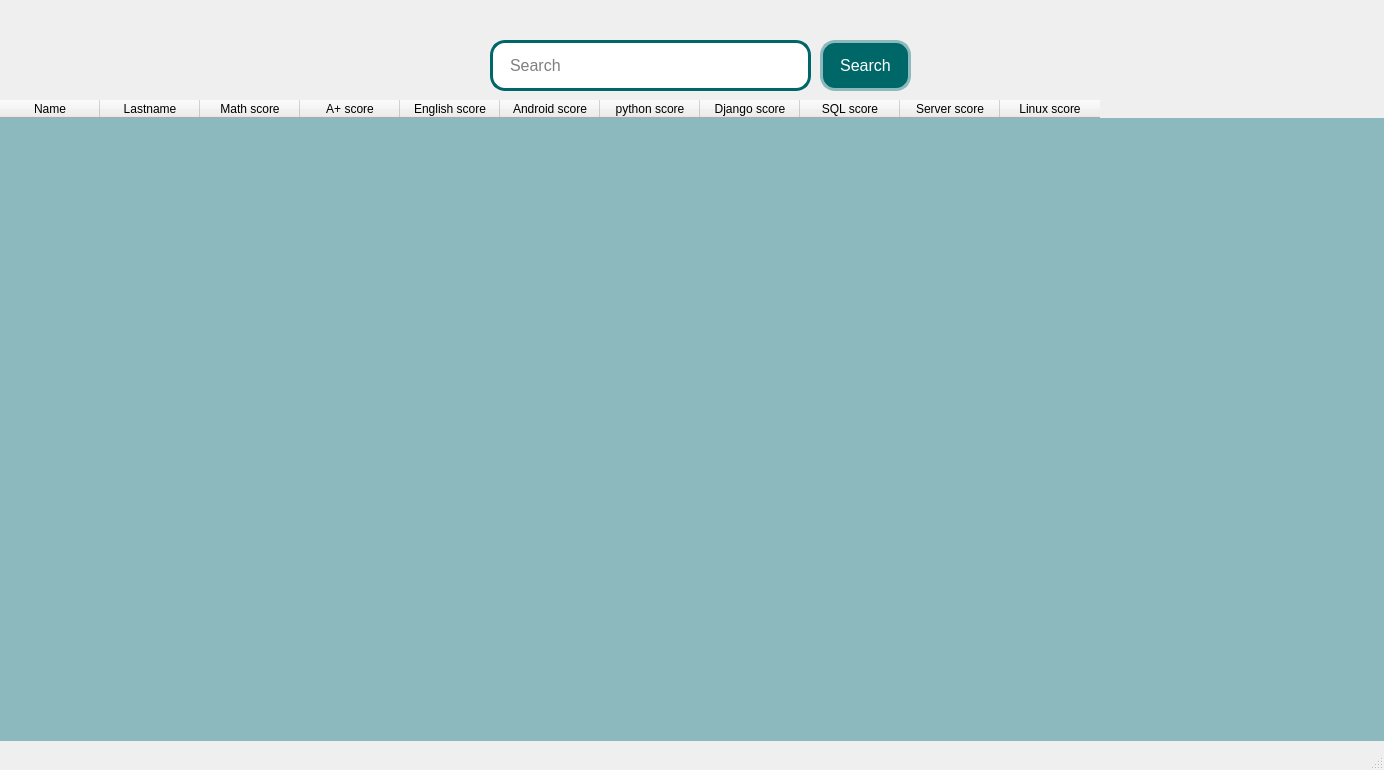
<?xml version="1.0" encoding="UTF-8"?>
<ui version="4.0">
 <class>MainWindow</class>
 <widget class="QMainWindow" name="MainWindow">
  <property name="geometry">
   <rect>
    <x>0</x>
    <y>0</y>
    <width>1384</width>
    <height>770</height>
   </rect>
  </property>
  <property name="windowTitle">
   <string>MainWindow</string>
  </property>
  <property name="styleSheet">
   <string notr="true">QPushButton {
                background-color: #006769;
                color: white;
                font-size: 16px;
                border: 3px solid #8CB9BD;
                border-radius: 15px;
                padding: 5px 15px;        }
QPushButton:hover {
                background-color: #8CB9BD;
                border: 3px solid #006769;
        }

QPushButton:hover {
    background-color: #8CB9BD;
    border: 3px solid #006769;
    color: black;
}

QLineEdit {
    border-radius: 15px;
    border: 3px solid #8CB9BD;
    background-color: #fff ; 
    height: 20px;
    color: white;
     font-size: 18px;
}
QLineEdit {
          background-color: white;
          color: black;
          font-size: 16px;
         border: 3px solid #006769;
         border-radius: 15px;
         padding: 5px 15px;
         margin-right: 10px;
        }

QTableWidget{
 background-color: #8CB9BD;
 border:none;
}
</string>
  </property>
  <widget class="QWidget" name="centralwidget">
   <widget class="QTableWidget" name="tableWidget">
    <property name="geometry">
     <rect>
      <x>0</x>
      <y>100</y>
      <width>1391</width>
      <height>641</height>
     </rect>
    </property>
    <property name="styleSheet">
     <string notr="true"/>
    </property>
    <column>
     <property name="text">
      <string>Name</string>
     </property>
    </column>
    <column>
     <property name="text">
      <string>Lastname</string>
     </property>
    </column>
    <column>
     <property name="text">
      <string>Math score</string>
     </property>
    </column>
    <column>
     <property name="text">
      <string>A+ score</string>
     </property>
    </column>
    <column>
     <property name="text">
      <string>English score</string>
     </property>
    </column>
    <column>
     <property name="text">
      <string>Android score</string>
     </property>
    </column>
    <column>
     <property name="text">
      <string>python score</string>
     </property>
    </column>
    <column>
     <property name="text">
      <string>Django score</string>
     </property>
    </column>
    <column>
     <property name="text">
      <string>SQL score</string>
     </property>
    </column>
    <column>
     <property name="text">
      <string>Server score</string>
     </property>
    </column>
    <column>
     <property name="text">
      <string>Linux score</string>
     </property>
    </column>
   </widget>
   <widget class="QLineEdit" name="lineEdit">
    <property name="geometry">
     <rect>
      <x>490</x>
      <y>40</y>
      <width>331</width>
      <height>51</height>
     </rect>
    </property>
    <property name="placeholderText">
     <string>Search</string>
    </property>
   </widget>
   <widget class="QPushButton" name="pushButton">
    <property name="geometry">
     <rect>
      <x>820</x>
      <y>40</y>
      <width>91</width>
      <height>51</height>
     </rect>
    </property>
    <property name="text">
     <string>Search</string>
    </property>
   </widget>
  </widget>
  <widget class="QMenuBar" name="menubar">
   <property name="geometry">
    <rect>
     <x>0</x>
     <y>0</y>
     <width>1384</width>
     <height>26</height>
    </rect>
   </property>
  </widget>
  <widget class="QStatusBar" name="statusbar"/>
 </widget>
 <resources>
  <include location="alan.qrc"/>
 </resources>
 <connections/>
</ui>
